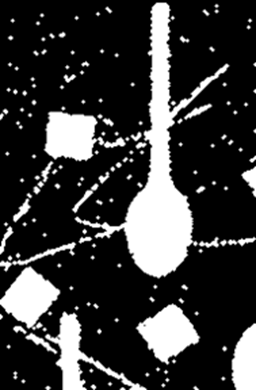
#> input picture les_4/spoons_noise.png, 256 x 390 px
$ python erosion.py
#> lines starting #> are read from the running program, lines starting #| are printed output that depends on the picture
import cv2 as cv
import numpy as np

#избавляемся от точек

image = cv.imread('spoons_noise.png',0)
#> image is the input picture: shape (390, 256); min 0, max 255, mean 57.4

kernel = cv.getStructuringElement(cv.MORPH_CROSS, (5,5))

erode = cv.erode(image, kernel)
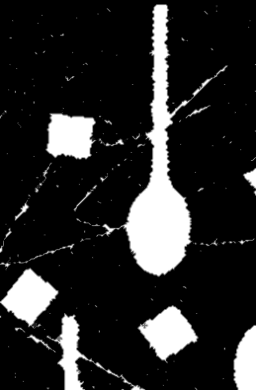
#> erode: shape (390, 256); min 0, max 255, mean 40.8
erode3 = cv.erode(image, kernel, iterations=3)
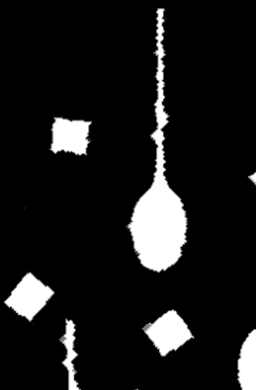
#> erode3: shape (390, 256); min 0, max 255, mean 26

cv.imshow('dilate', np.concatenate((image, erode, erode3), axis=1))
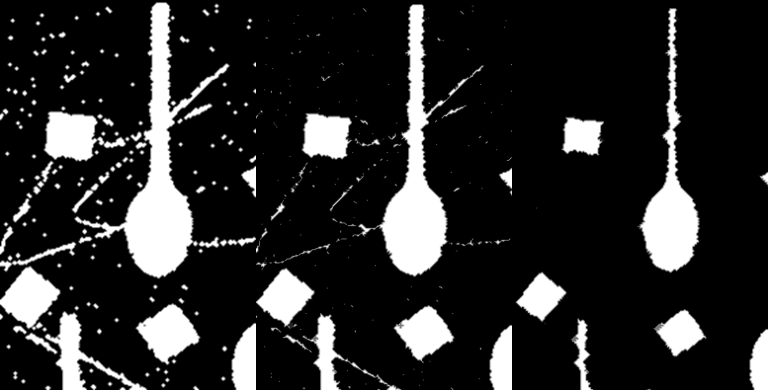
#> window 'dilate': shape (390, 768); min 0, max 255, mean 41.4

cv.imwrite('new_spoons_without_noise.png', np.concatenate((image, erode, erode3), axis=1))
cv.waitKey(2000)
cv.destroyAllWindows()

$ run again, with les_4/close(dilate+erode).png copied over les_4/spoons_noise.png
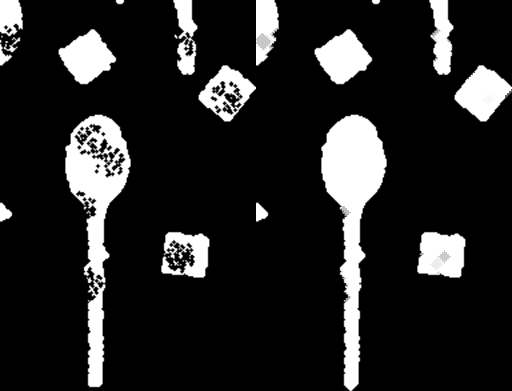
#> input picture les_4/close(dilate+erode).png, 512 x 391 px
#> image is the input picture: shape (391, 512); min 0, max 255, mean 36.4
#> `erode3 = cv.erode(image, kernel, iterations=3)`:
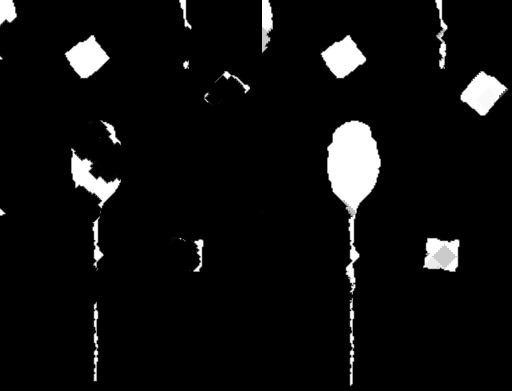
#> erode3: shape (391, 512); min 0, max 255, mean 14.5
#> `cv.imshow('dilate', np.concatenate((image, erode, erode3), axis=1))`:
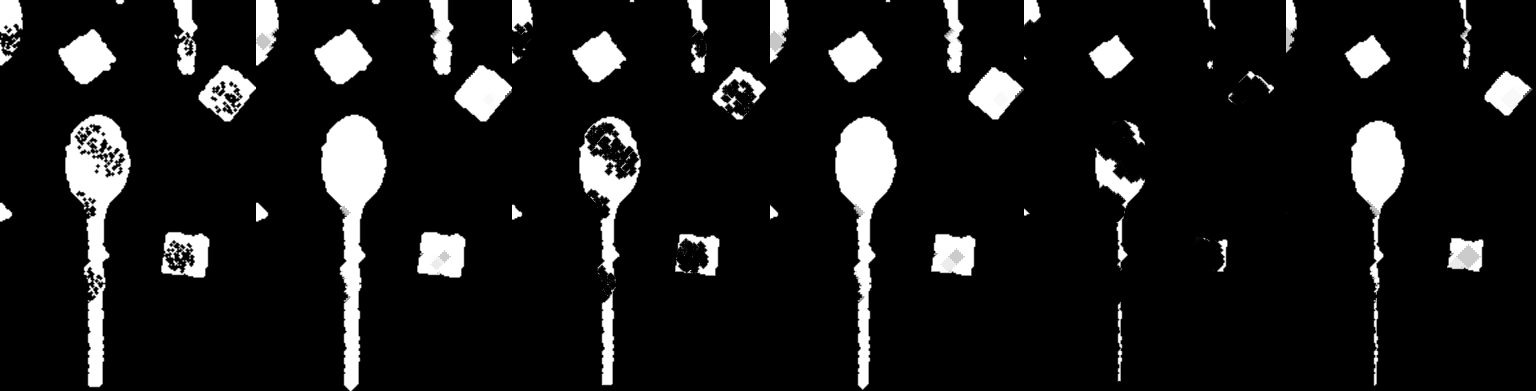
#> window 'dilate': shape (391, 1536); min 0, max 255, mean 26

$ run again, with les_4/open(erode+dilate).png copied over les_4/spoons_noise.png
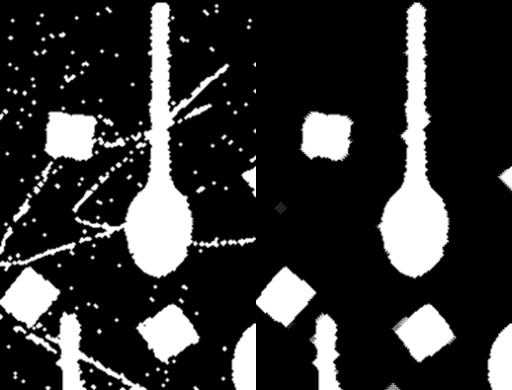
#> input picture les_4/open(erode+dilate).png, 512 x 390 px
#> image is the input picture: shape (390, 512); min 0, max 255, mean 50.9
#> `erode3 = cv.erode(image, kernel, iterations=3)`:
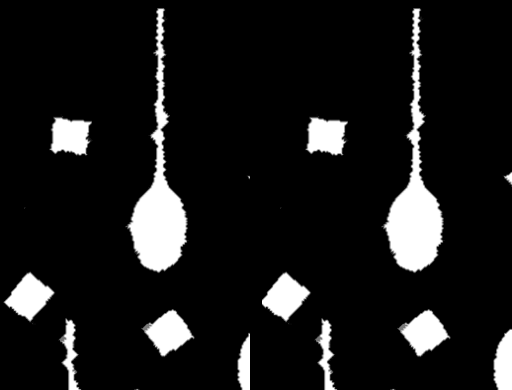
#> erode3: shape (390, 512); min 0, max 255, mean 25.5
#> `cv.imshow('dilate', np.concatenate((image, erode, erode3), axis=1))`:
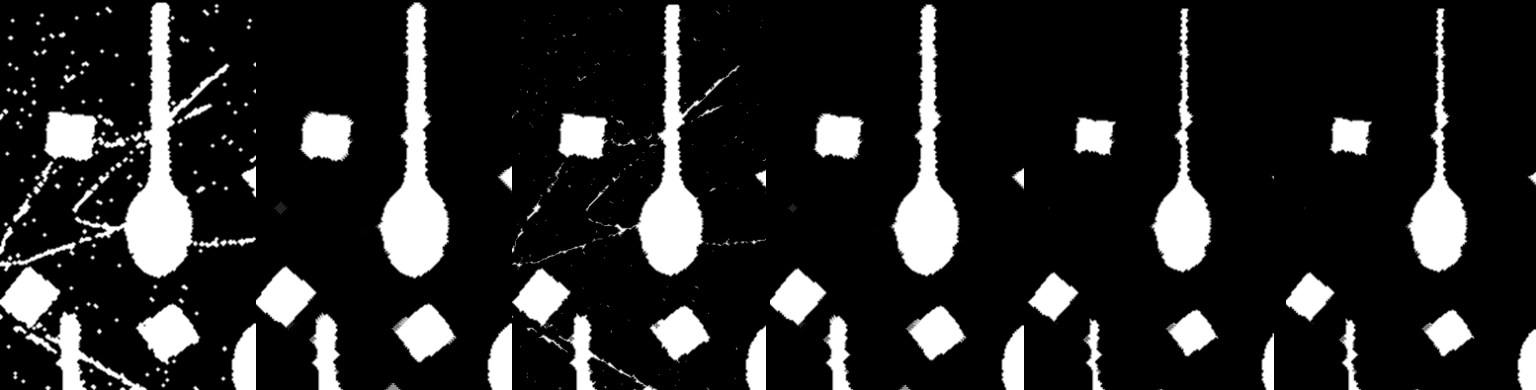
#> window 'dilate': shape (390, 1536); min 0, max 255, mean 38.5

$ run again, with les_4/spoons_gaps.png copied over les_4/spoons_noise.png
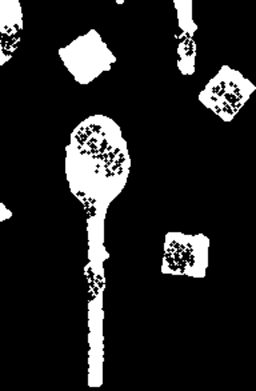
#> input picture les_4/spoons_gaps.png, 256 x 391 px
#> image is the input picture: shape (391, 256); min 0, max 255, mean 33.4
#> `erode3 = cv.erode(image, kernel, iterations=3)`:
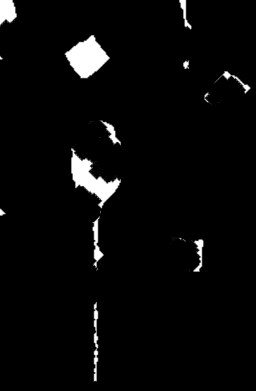
#> erode3: shape (391, 256); min 0, max 255, mean 8.7
#> `cv.imshow('dilate', np.concatenate((image, erode, erode3), axis=1))`:
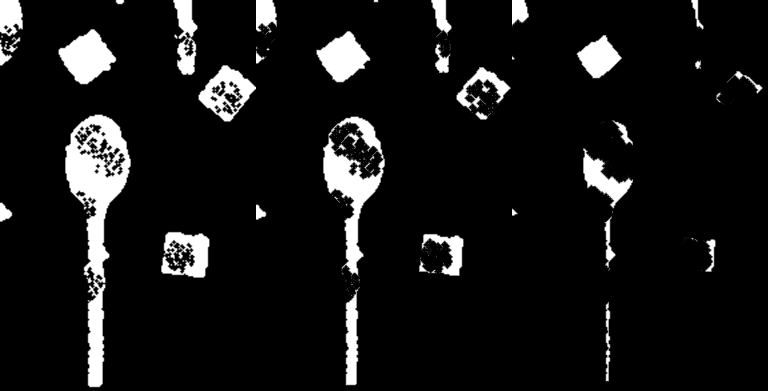
#> window 'dilate': shape (391, 768); min 0, max 255, mean 21.3
